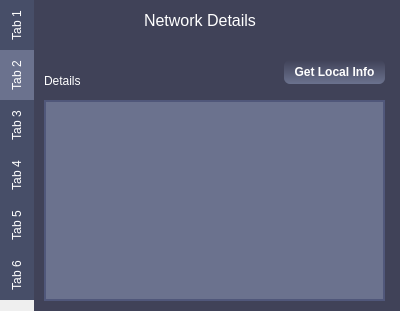
<?xml version="1.0" encoding="UTF-8"?>
<ui version="4.0">
 <class>Form</class>
 <widget class="QWidget" name="Form">
  <property name="geometry">
   <rect>
    <x>0</x>
    <y>0</y>
    <width>400</width>
    <height>311</height>
   </rect>
  </property>
  <property name="windowTitle">
   <string>Form</string>
  </property>
  <property name="styleSheet">
   <string notr="true"/>
  </property>
  <widget class="TabWidget" name="tabWidget">
   <property name="geometry">
    <rect>
     <x>0</x>
     <y>0</y>
     <width>401</width>
     <height>311</height>
    </rect>
   </property>
   <property name="layoutDirection">
    <enum>Qt::LeftToRight</enum>
   </property>
   <property name="styleSheet">
    <string notr="true">/** MAIN SECTION **/
QWidget {
	background-color: #404258;
	color: #fff;
 }
QTabWidget {
	background: #404258;
	border-color: #BFE7FF;
}
/** PUSH BUTTON SECTION **/
 QPushButton {
	background: qlineargradient(x1: 0, y1: 0, x2: 0, y2: 1, stop: 0 #404258, stop: 1 #6B728E);
	border-radius: 6px;
	padding: 5px;
	color: white;
	font-weight: bold;
}
QPushButton:hover {;
	border: 1px solid;
	border-color: #fff;
 }
QPushButton:pressed {
	background: qlineargradient(x1: 0, y1: 0, x2: 0, y2: 1, stop: 0 #6B728E, stop: 1 #404258);
}
/** TAB BAR SECTION **/
QTabBar:tab { 
	background: #474E68;
	color: #fff; padding: 10px; 
}
QTabBar:tab:hover {
	background: #50577A;
}
QTabBar:tab:selected { 
	background: #6B728E; 
}
/** LINE EDIT SECTION **/
QLineEdit {
	border: 1px solid;
	border-color: #50577A;
	background-color: #6B728E;
}
QLineEdit:focus {
	background: #7B8FA1;
	border: 2px solid;
	border-color: #50577A;
}
/** TEXT BROWSER SECTION **/
QTextBrowser {
	border: 2px solid;
	border-color: #50577A;
	background: #6B728E;
}</string>
   </property>
   <property name="tabPosition">
    <enum>QTabWidget::West</enum>
   </property>
   <property name="currentIndex">
    <number>1</number>
   </property>
   <widget class="QWidget" name="tab">
    <attribute name="title">
     <string>Tab 1</string>
    </attribute>
    <widget class="QPushButton" name="pushButton">
     <property name="geometry">
      <rect>
       <x>124</x>
       <y>40</y>
       <width>91</width>
       <height>24</height>
      </rect>
     </property>
     <property name="text">
      <string>Get Local IP's</string>
     </property>
    </widget>
    <widget class="QLabel" name="label_9">
     <property name="geometry">
      <rect>
       <x>130</x>
       <y>10</y>
       <width>81</width>
       <height>21</height>
      </rect>
     </property>
     <property name="text">
      <string>&lt;html&gt;&lt;head/&gt;&lt;body&gt;&lt;p&gt;&lt;span style=&quot; font-size:12pt;&quot;&gt;Dashboard&lt;/span&gt;&lt;/p&gt;&lt;/body&gt;&lt;/html&gt;</string>
     </property>
    </widget>
    <widget class="QLabel" name="Computer_label">
     <property name="geometry">
      <rect>
       <x>40</x>
       <y>90</y>
       <width>41</width>
       <height>41</height>
      </rect>
     </property>
     <property name="text">
      <string/>
     </property>
     <property name="pixmap">
      <pixmap>images/Computer.png</pixmap>
     </property>
     <property name="scaledContents">
      <bool>true</bool>
     </property>
    </widget>
    <widget class="QLabel" name="Gateway_Label">
     <property name="geometry">
      <rect>
       <x>160</x>
       <y>90</y>
       <width>41</width>
       <height>41</height>
      </rect>
     </property>
     <property name="text">
      <string/>
     </property>
     <property name="pixmap">
      <pixmap>images/Gateway.png</pixmap>
     </property>
     <property name="scaledContents">
      <bool>true</bool>
     </property>
    </widget>
    <widget class="QLabel" name="Internet_Label">
     <property name="geometry">
      <rect>
       <x>280</x>
       <y>90</y>
       <width>41</width>
       <height>41</height>
      </rect>
     </property>
     <property name="text">
      <string/>
     </property>
     <property name="pixmap">
      <pixmap>images/Internet.png</pixmap>
     </property>
     <property name="scaledContents">
      <bool>true</bool>
     </property>
    </widget>
    <widget class="QLabel" name="Computer_Name_Label">
     <property name="geometry">
      <rect>
       <x>30</x>
       <y>70</y>
       <width>61</width>
       <height>16</height>
      </rect>
     </property>
     <property name="text">
      <string>Computer</string>
     </property>
    </widget>
    <widget class="QLabel" name="Gateway_Name_Label">
     <property name="geometry">
      <rect>
       <x>130</x>
       <y>70</y>
       <width>101</width>
       <height>20</height>
      </rect>
     </property>
     <property name="text">
      <string>Gateway / Router</string>
     </property>
    </widget>
    <widget class="QLabel" name="Internet_Name_Label">
     <property name="geometry">
      <rect>
       <x>280</x>
       <y>70</y>
       <width>61</width>
       <height>16</height>
      </rect>
     </property>
     <property name="text">
      <string>Internet</string>
     </property>
    </widget>
    <widget class="QLineEdit" name="IP_LineEdit">
     <property name="geometry">
      <rect>
       <x>10</x>
       <y>140</y>
       <width>101</width>
       <height>41</height>
      </rect>
     </property>
    </widget>
    <widget class="QLineEdit" name="Gateway_LineEdit_2">
     <property name="geometry">
      <rect>
       <x>130</x>
       <y>140</y>
       <width>101</width>
       <height>41</height>
      </rect>
     </property>
    </widget>
    <widget class="QLineEdit" name="Internet_LineEdit_3">
     <property name="geometry">
      <rect>
       <x>250</x>
       <y>140</y>
       <width>101</width>
       <height>41</height>
      </rect>
     </property>
    </widget>
   </widget>
   <widget class="QWidget" name="tab_2">
    <attribute name="title">
     <string>Tab 2</string>
    </attribute>
    <widget class="QLabel" name="label_10">
     <property name="geometry">
      <rect>
       <x>110</x>
       <y>10</y>
       <width>131</width>
       <height>21</height>
      </rect>
     </property>
     <property name="text">
      <string>&lt;html&gt;&lt;head/&gt;&lt;body&gt;&lt;p&gt;&lt;span style=&quot; font-size:12pt;&quot;&gt;Network Details&lt;/span&gt;&lt;/p&gt;&lt;/body&gt;&lt;/html&gt;</string>
     </property>
    </widget>
    <widget class="QLabel" name="label_11">
     <property name="geometry">
      <rect>
       <x>10</x>
       <y>70</y>
       <width>61</width>
       <height>21</height>
      </rect>
     </property>
     <property name="text">
      <string>Details</string>
     </property>
    </widget>
    <widget class="QTextBrowser" name="Network_Details_Result">
     <property name="geometry">
      <rect>
       <x>10</x>
       <y>100</y>
       <width>341</width>
       <height>201</height>
      </rect>
     </property>
    </widget>
    <widget class="QPushButton" name="Get_Network_Details">
     <property name="geometry">
      <rect>
       <x>250</x>
       <y>60</y>
       <width>101</width>
       <height>24</height>
      </rect>
     </property>
     <property name="text">
      <string>Get Local Info</string>
     </property>
    </widget>
    <widget class="QLabel" name="Redo">
     <property name="geometry">
      <rect>
       <x>220</x>
       <y>60</y>
       <width>21</width>
       <height>21</height>
      </rect>
     </property>
     <property name="text">
      <string/>
     </property>
     <property name="pixmap">
      <pixmap>images/Redo.png</pixmap>
     </property>
     <property name="scaledContents">
      <bool>true</bool>
     </property>
    </widget>
   </widget>
   <widget class="QWidget" name="tab_3">
    <attribute name="title">
     <string>Tab 3</string>
    </attribute>
    <widget class="QPushButton" name="pushButton_2">
     <property name="geometry">
      <rect>
       <x>260</x>
       <y>60</y>
       <width>91</width>
       <height>24</height>
      </rect>
     </property>
     <property name="text">
      <string>Scan Network</string>
     </property>
    </widget>
    <widget class="QLabel" name="label">
     <property name="geometry">
      <rect>
       <x>10</x>
       <y>30</y>
       <width>61</width>
       <height>21</height>
      </rect>
     </property>
     <property name="text">
      <string>IP Range</string>
     </property>
    </widget>
    <widget class="QLabel" name="label_2">
     <property name="geometry">
      <rect>
       <x>110</x>
       <y>0</y>
       <width>111</width>
       <height>31</height>
      </rect>
     </property>
     <property name="text">
      <string>&lt;html&gt;&lt;head/&gt;&lt;body&gt;&lt;p&gt;&lt;span style=&quot; font-size:12pt;&quot;&gt;Network Scan&lt;/span&gt;&lt;/p&gt;&lt;/body&gt;&lt;/html&gt;</string>
     </property>
    </widget>
    <widget class="QLineEdit" name="lineEdit">
     <property name="geometry">
      <rect>
       <x>10</x>
       <y>60</y>
       <width>221</width>
       <height>22</height>
      </rect>
     </property>
    </widget>
    <widget class="QTextBrowser" name="Network_Scan_Result">
     <property name="geometry">
      <rect>
       <x>10</x>
       <y>100</y>
       <width>341</width>
       <height>192</height>
      </rect>
     </property>
    </widget>
   </widget>
   <widget class="QWidget" name="tab_4">
    <attribute name="title">
     <string>Tab 4</string>
    </attribute>
    <widget class="QLineEdit" name="lineEdit_2">
     <property name="geometry">
      <rect>
       <x>50</x>
       <y>40</y>
       <width>211</width>
       <height>22</height>
      </rect>
     </property>
    </widget>
    <widget class="QLineEdit" name="lineEdit_3">
     <property name="geometry">
      <rect>
       <x>50</x>
       <y>70</y>
       <width>211</width>
       <height>22</height>
      </rect>
     </property>
    </widget>
    <widget class="QPushButton" name="pushButton_3">
     <property name="geometry">
      <rect>
       <x>280</x>
       <y>70</y>
       <width>75</width>
       <height>24</height>
      </rect>
     </property>
     <property name="text">
      <string>Scan Ports</string>
     </property>
    </widget>
    <widget class="QTextBrowser" name="Port_Scan_Result">
     <property name="geometry">
      <rect>
       <x>10</x>
       <y>100</y>
       <width>341</width>
       <height>201</height>
      </rect>
     </property>
    </widget>
    <widget class="QLabel" name="label_3">
     <property name="geometry">
      <rect>
       <x>130</x>
       <y>11</y>
       <width>71</width>
       <height>20</height>
      </rect>
     </property>
     <property name="text">
      <string>&lt;html&gt;&lt;head/&gt;&lt;body&gt;&lt;p&gt;&lt;span style=&quot; font-size:12pt;&quot;&gt;Port Scan&lt;/span&gt;&lt;/p&gt;&lt;/body&gt;&lt;/html&gt;</string>
     </property>
    </widget>
    <widget class="QLabel" name="label_4">
     <property name="geometry">
      <rect>
       <x>11</x>
       <y>39</y>
       <width>25</width>
       <height>16</height>
      </rect>
     </property>
     <property name="text">
      <string>Host</string>
     </property>
    </widget>
    <widget class="QLabel" name="label_5">
     <property name="geometry">
      <rect>
       <x>11</x>
       <y>68</y>
       <width>35</width>
       <height>16</height>
      </rect>
     </property>
     <property name="text">
      <string>Port(s)</string>
     </property>
    </widget>
   </widget>
   <widget class="QWidget" name="tab_5">
    <attribute name="title">
     <string>Tab 5</string>
    </attribute>
    <widget class="QTextBrowser" name="Ping_Status_Result">
     <property name="geometry">
      <rect>
       <x>10</x>
       <y>110</y>
       <width>341</width>
       <height>192</height>
      </rect>
     </property>
    </widget>
    <widget class="QLineEdit" name="lineEdit_4">
     <property name="geometry">
      <rect>
       <x>81</x>
       <y>43</y>
       <width>181</width>
       <height>20</height>
      </rect>
     </property>
    </widget>
    <widget class="QPushButton" name="pushButton_4">
     <property name="geometry">
      <rect>
       <x>279</x>
       <y>40</y>
       <width>71</width>
       <height>26</height>
      </rect>
     </property>
     <property name="text">
      <string> Ping IP </string>
     </property>
    </widget>
    <widget class="QLabel" name="label_8">
     <property name="geometry">
      <rect>
       <x>109</x>
       <y>10</y>
       <width>121</width>
       <height>20</height>
      </rect>
     </property>
     <property name="text">
      <string>&lt;html&gt;&lt;head/&gt;&lt;body&gt;&lt;p&gt;&lt;span style=&quot; font-size:12pt;&quot;&gt;Ping Destination&lt;/span&gt;&lt;/p&gt;&lt;/body&gt;&lt;/html&gt;</string>
     </property>
    </widget>
    <widget class="QLabel" name="label_6">
     <property name="geometry">
      <rect>
       <x>11</x>
       <y>37</y>
       <width>25</width>
       <height>16</height>
      </rect>
     </property>
     <property name="text">
      <string>Host</string>
     </property>
    </widget>
    <widget class="QLabel" name="label_7">
     <property name="geometry">
      <rect>
       <x>11</x>
       <y>72</y>
       <width>32</width>
       <height>16</height>
      </rect>
     </property>
     <property name="text">
      <string>Status</string>
     </property>
    </widget>
   </widget>
   <widget class="QWidget" name="tab_6">
    <attribute name="title">
     <string>Tab 6</string>
    </attribute>
   </widget>
  </widget>
 </widget>
 <customwidgets>
  <customwidget>
   <class>TabWidget</class>
   <extends>QTabWidget</extends>
   <header>tabwidget.h</header>
   <container>1</container>
  </customwidget>
 </customwidgets>
 <resources>
  <include location="svg-resource.qrc"/>
 </resources>
 <connections/>
</ui>
